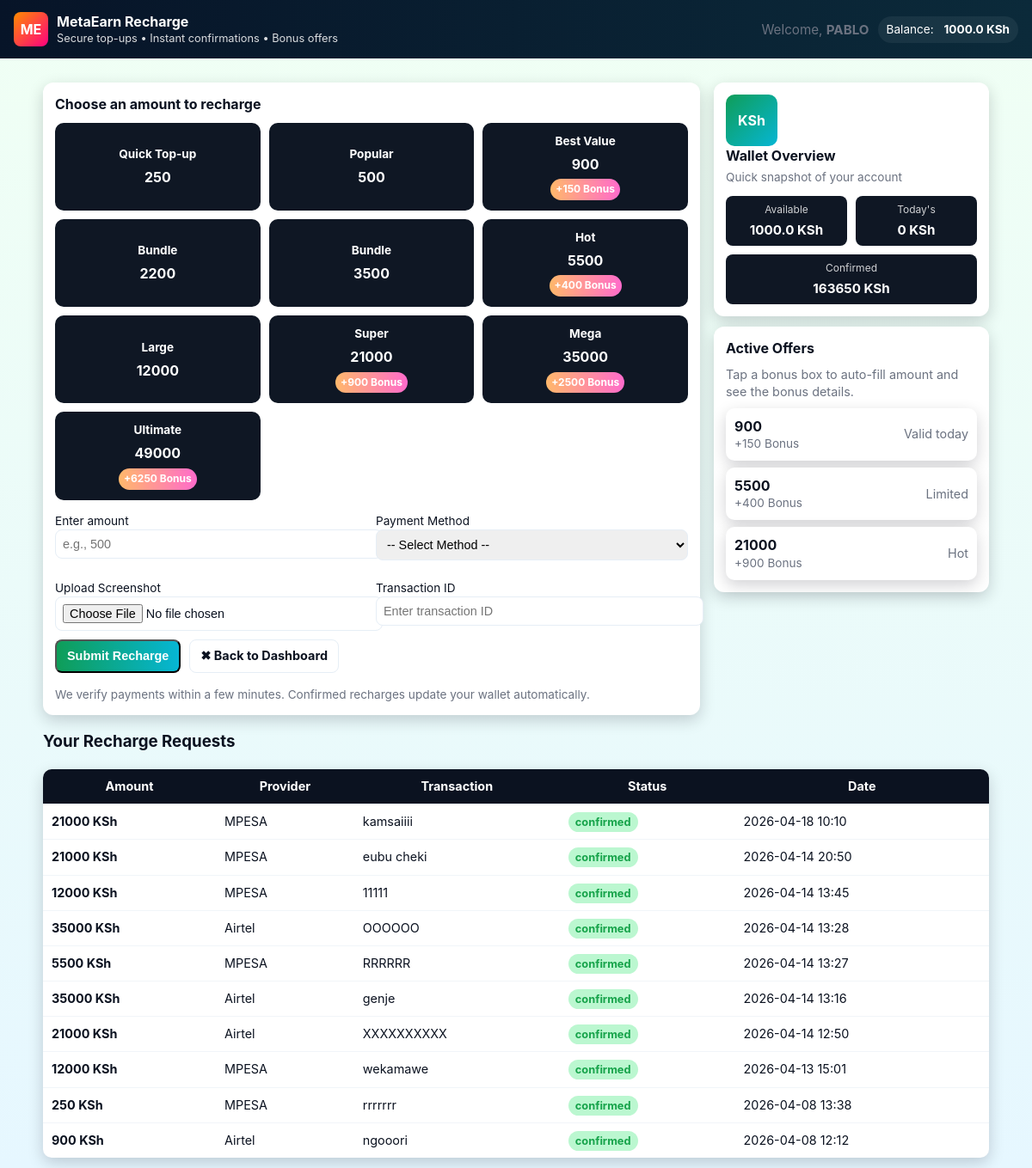
The page /recharge (signed in) on the database as committed earlier.
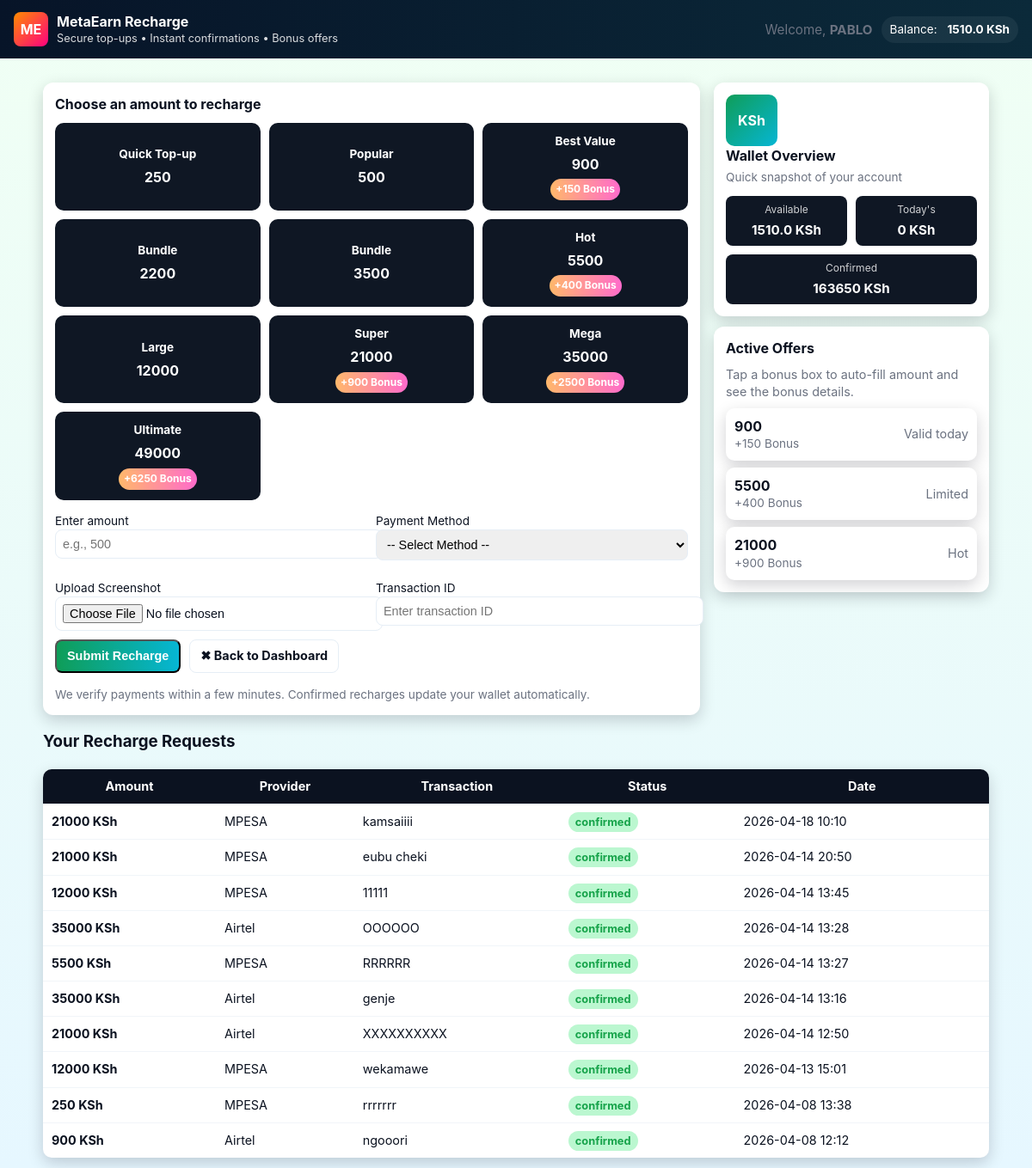
The same page on the database as committed later.
### models.py (models this page shows, shortened)
class User(db.Model, UserMixin):
    __tablename__ = "user"
    id = db.Column(db.Integer, primary_key=True)
    email = db.Column(db.String(120), unique=True, nullable=False)
    password = db.Column(db.String(200), nullable=False)
    is_admin = db.Column(db.Boolean, default=False, nullable=False)
    tutorial_seen = db.Column(db.Boolean, default=False, nullable=False)
    wallet_balance = db.Column(db.Float, default=0.0, nullable=False)
    total_views = db.Column(db.Integer, default=0, nullable=False)
    total_earnings = db.Column(db.Float, default=0.0, nullable=False)
    total_withdraw = db.Column(db.Float, default=0.0, nullable=False)
    total_recharge = db.Column(db.Float, default=0.0, nullable=False)
    profile_image = db.Column(db.String(200))
    last_checkin = db.Column(db.DateTime, nullable=True)
    referral_code = db.Column(
        db.String(20),
        unique=True,
        default=lambda: str(uuid.uuid4())[:8],
        nullable=False
    )
    referred_by = db.Column(db.Integer, db.ForeignKey("user.id"), nullable=True)
    referrals = db.relationship("User", backref=db.backref("referrer", remote_side=[id]))
    recharges = db.relationship("Recharge", back_populates="user", lazy=True)
    withdrawals = db.relationship("Withdrawal", back_populates="user", lazy=True)
    purchases = db.relationship("Purchase", back_populates="user", lazy=True)

class Recharge(db.Model):
    __tablename__ = "recharges"
    id = db.Column(db.Integer, primary_key=True, autoincrement=True)
    user_id = db.Column(db.Integer, db.ForeignKey("user.id"), nullable=False)
    amount = db.Column(db.Integer, nullable=False)
    provider = db.Column(db.String(50), nullable=False)
    transaction_id = db.Column(db.String(100), nullable=False)
    screenshot_filename = db.Column(db.String(200))
    status = db.Column(db.String(20), default="pending", nullable=False)
    created_at = db.Column(db.DateTime, default=db.func.now(), nullable=False)
    user = db.relationship("User", back_populates="recharges")

### app.py (the view, shortened to what this page needs)
@app.route("/recharge", methods=["GET", "POST"])
@login_required
def recharge():
    user = current_user
    now = datetime.utcnow()
    last_24h = now - timedelta(hours=24)
    todays_recharge = db.session.query(func.sum(Recharge.amount)).filter(
        Recharge.user_id == user.id,
        Recharge.status == "confirmed",
        Recharge.created_at >= last_24h
    ).scalar() or 0
    total_recharge = db.session.query(func.sum(Recharge.amount)).filter(
        Recharge.user_id == user.id,
        Recharge.status == "confirmed"
    ).scalar() or 0
    recharges = Recharge.query.filter_by(user_id=user.id).order_by(Recharge.created_at.desc()).all()
    return render_template(
        "recharge.html",
        user=user,
        recharges=recharges,
        todays_recharge=todays_recharge,
        total_recharge=total_recharge
    )

### app.py (called while the page is built)
@login_manager.user_loader
def load_user(user_id):
    return User.query.get(int(user_id))

@app.before_request
def restrict_admin_pages():
    if request.path.startswith("/admin"):
        if not current_user.is_authenticated:
            return redirect(url_for("login"))
        if not getattr(current_user, "is_admin", False):
            return "Unauthorized", 403

### templates/recharge.html (shortened to what this page needs)
<!DOCTYPE html>
<html lang="en">
<head>
</head>
<body>
  <header>
    <div class="brand">
      <div class="logo">ME</div>
      <div>
        <h1>MetaEarn Recharge</h1>
        <p>Secure top-ups • Instant confirmations • Bonus offers</p>
      </div>
    </div>
    <div class="header-actions">
      <div class="muted" style="font-size:0.95rem">Welcome, <strong>PABLO</strong></div>
      <div class="user">Balance: <strong style="margin-left:8px">{{ user.wallet_balance }} KSh</strong></div>
    </div>
  </header>
  <main class="wrap">
    <div class="top-row">
      <section class="panel" aria-labelledby="recharge-title">
        <h2 id="recharge-title">Choose an amount to recharge</h2>
        <div class="amount-grid" role="list" aria-label="Predefined recharge amounts">
          <div class="amount-box" role="listitem" tabindex="0" data-amount="250">
            <small>Quick Top-up</small>
            <div>250</div>
          </div>
          <div class="amount-box" role="listitem" tabindex="0" data-amount="500">
            <small>Popular</small>
            <div>500</div>
          </div>
          <div class="amount-box bonus" role="listitem" tabindex="0" data-amount="900" data-bonus="+150 Bonus">
            <small>Best Value</small>
            <div>900</div>
            <div class="bonus-tag">+150 Bonus</div>
          </div>
          <div class="amount-box" role="listitem" tabindex="0" data-amount="2200">
            <small>Bundle</small>
            <div>2200</div>
          </div>
          <div class="amount-box" role="listitem" tabindex="0" data-amount="3500">
            <small>Bundle</small>
            <div>3500</div>
          </div>
          <div class="amount-box bonus" role="listitem" tabindex="0" data-amount="5500" data-bonus="+400 Bonus">
            <small>Hot</small>
            <div>5500</div>
            <div class="bonus-tag">+400 Bonus</div>
          </div>
          <div class="amount-box" role="listitem" tabindex="0" data-amount="12000">
            <small>Large</small>
            <div>12000</div>
          </div>
          <div class="amount-box bonus" role="listitem" tabindex="0" data-amount="21000" data-bonus="+900 Bonus">
            <small>Super</small>
            <div>21000</div>
            <div class="bonus-tag">+900 Bonus</div>
          </div>
          <div class="amount-box bonus" role="listitem" tabindex="0" data-amount="35000" data-bonus="+2500 Bonus">
            <small>Mega</small>
            <div>35000</div>
            <div class="bonus-tag">+2500 Bonus</div>
          </div>
          <div class="amount-box bonus" role="listitem" tabindex="0" data-amount="49000" data-bonus="+6250 Bonus">
            <small>Ultimate</small>
            <div>49000</div>
            <div class="bonus-tag">+6250 Bonus</div>
          </div>
        </div>
        <form id="rechargeForm" action="{{ url_for('recharge') }}" method="post" enctype="multipart/form-data" novalidate>
          <div class="form-row">
            <div>
              <label for="amountInput">Enter amount</label>
              <input id="amountInput" name="amount" type="number" min="1" placeholder="e.g., 500" required />
            </div>
            <div>
              <label for="providerSelect">Payment Method</label>
              <select id="providerSelect" name="provider" required>
                <option value="">-- Select Method --</option>
              </select>
            </div>
          </div>
          <div class="form-row">
            <div>
              <label for="screenshot">Upload Screenshot</label>
              <input id="screenshot" name="screenshot" type="file" accept="image/*" required />
            </div>
            <div>
              <label for="transactionId">Transaction ID</label>
              <input id="transactionId" name="transaction_id" type="text" placeholder="Enter transaction ID" required />
            </div>
          </div>
          <div class="form-footer">
            <button type="submit" class="btn btn-primary">Submit Recharge</button>
            <a href="{{ url_for('dashboard') }}" class="btn btn-ghost" style="text-decoration:none">✖ Back to Dashboard</a>
            <div class="note">We verify payments within a few minutes. Confirmed recharges update your wallet automatically.</div>
          </div>
        </form>
      </section>
      <aside>
        <div class="wallet-card" role="region" aria-label="Wallet overview">
          <div class="wallet-left">
            <div class="wallet-badge">KSh</div>
            <div class="wallet-meta">
              <h3>Wallet Overview</h3>
              <p class="muted">Quick snapshot of your account</p>
            </div>
          </div>
          <div class="wallet-stats">
            <div class="stat">
              <small>Available</small>
              <strong>{{ user.wallet_balance }} KSh</strong>
            </div>
            <div class="stat">
              <small>Today's</small>
              <strong>{{ todays_recharge }} KSh</strong>
            </div>
            <div class="stat">
              <small>Confirmed</small>
              <strong>{{ total_recharge }} KSh</strong>
            </div>
          </div>
        </div>
        <div style="height:12px"></div>
        <div class="panel" aria-labelledby="offers-title">
          <h2 id="offers-title">Active Offers</h2>
          <p class="muted" style="margin:0 0 8px 0">Tap a bonus box to auto-fill amount and see the bonus details.</p>
          <ul style="margin:0;padding:0;list-style:none;display:flex;flex-direction:column;gap:8px">
            <li style="background:#fff;padding:10px;border-radius:10px;box-shadow:var(--shadow);display:flex;justify-content:space-between;align-items:center">
              <div><strong>900</strong><div class="muted" style="font-size:0.85rem">+150 Bonus</div></div>
              <div class="muted">Valid today</div>
            </li>
            <li style="background:#fff;padding:10px;border-radius:10px;box-shadow:var(--shadow);display:flex;justify-content:space-between;align-items:center">
              <div><strong>5500</strong><div class="muted" style="font-size:0.85rem">+400 Bonus</div></div>
              <div class="muted">Limited</div>
            </li>
            <li style="background:#fff;padding:10px;border-radius:10px;box-shadow:var(--shadow);display:flex;justify-content:space-between;align-items:center">
              <div><strong>21000</strong><div class="muted" style="font-size:0.85rem">+900 Bonus</div></div>
              <div class="muted">Hot</div>
            </li>
          </ul>
        </div>
      </aside>
    </div>
    <section class="history" aria-labelledby="history-title">
      <h3 id="history-title">Your Recharge Requests</h3>
      <table class="table" role="table" aria-label="Recharge history">
        <thead>
          <tr>
            <th>Amount</th>
            <th>Provider</th>
            <th>Transaction</th>
            <th>Status</th>
            <th>Date</th>
          </tr>
        </thead>
        <tbody>
          {% if recharges|length == 0 %}
            <tr><td colspan="5" style="text-align:center;padding:18px;color:var(--muted)">No recharge requests yet.</td></tr>
          {% else %}
            {% for r in recharges %}
              <tr role="row">
                <td>
                  <div class="row-flex">
                    <div><strong>{{ r.amount }} KSh</strong></div>
                  </div>
                </td>
                <td>{{ r.provider }}</td>
                <td>{{ r.transaction_id }}</td>
                <td>
                  {% set s = r.status.lower() %}
                  <span class="status {{ s }}">{{ r.status }}</span>
                </td>
                <td>{{ r.created_at.strftime('%Y-%m-%d %H:%M') }}</td>
              </tr>
            {% endfor %}
          {% endif %}
        </tbody>
      </table>
    </section>
  </main>
</body>
</html>

### templates/recharge.html (style rules this page uses)
:root { --bg-1:#f0fff4; --bg-2:#e6f7ff; --card:#ffffff; --muted:#6b7280; --accent-1:#0f9d58; --accent-2:#2196f3; --success:#16a34a; --warning:#f59e0b; --danger:#ef4444; --text:#0b1220; --radius:12px; --shadow:0 6px 18px rgba(2,6,23,0.18); --max-width:1100px; }
html,body { height:100%;margin:0;padding:0 }
body { font-family: Inter,"Segoe UI",Roboto,Arial,sans-serif; background:linear-gradient(180deg,var(--bg-1),var(--bg-2)); color:var(--text); line-height:1.4; }
header { background:linear-gradient(90deg,#071428,#0b2a3a); color:#fff; padding:14px 16px; display:flex;justify-content:space-between;align-items:center; }
.brand { display:flex;align-items:center;gap:10px }
.logo { width:40px;height:40px;border-radius:8px;background:linear-gradient(135deg,#ff8c00,#ff0080); display:flex;align-items:center;justify-content:center;font-weight:700;color:#fff }
.brand h1 { font-size:1rem;margin:0 }
.brand p { margin:0;font-size:0.8rem;color:rgba(255,255,255,0.85) }
.header-actions { display:flex;gap:10px;align-items:center }
.header-actions .user { background:rgba(255,255,255,0.06);padding:6px 10px;border-radius:999px;font-size:0.85rem }
.wrap { max-width:var(--max-width);margin:16px auto;padding:12px }
.top-row { display:grid;grid-template-columns:1fr;gap:16px }
@media (min-width:768px) { .top-row { grid-template-columns:1fr 320px } }
.wallet-card { background:#fff;border-radius:var(--radius);padding:14px;box-shadow:var(--shadow); display:flex;flex-wrap:wrap;gap:12px;align-items:center;justify-content:space-between }
.wallet-badge { width:60px;height:60px;border-radius:10px;background:linear-gradient(135deg,var(--accent-1),#06b6d4); color:#fff;display:flex;align-items:center;justify-content:center;font-weight:700 }
.wallet-meta h3 { margin:0;font-size:1rem }
.wallet-meta p { margin:4px 0 0;color:var(--muted);font-size:0.85rem }
.wallet-stats { display:flex;flex-wrap:wrap;gap:10px }
.stat { background:#0f1724;color:#fff;padding:8px 12px;border-radius:8px;text-align:center;flex:1;min-width:90px }
.stat small { display:block;font-size:0.75rem;color:rgba(255,255,255,0.8) }
.stat strong { display:block;font-size:0.95rem;margin-top:4px }
.panel { background:#fff;border-radius:var(--radius);padding:14px;box-shadow:var(--shadow) }
.panel h2 { margin:0 0 10px;font-size:1rem }
.amount-grid { display:grid;grid-template-columns:repeat(2,1fr);gap:10px;margin-bottom:12px }
@media (min-width:768px) { .amount-grid { grid-template-columns:repeat(3,1fr) } }
.amount-box { background:#0f1724;color:#fff;padding:12px;border-radius:10px;text-align:center;font-weight:700; cursor:pointer;transition:transform .18s;display:flex;flex-direction:column;gap:6px;align-items:center;justify-content:center }
.amount-box small { font-size:0.85rem }
.amount-box .bonus-tag { background:linear-gradient(90deg,#ffb86b,#ff6bcb);padding:4px 6px;border-radius:999px;font-size:0.75rem }
.amount-box.bonus { animation:heartbeat 1.6s infinite }
form .form-row { display:grid;grid-template-columns:1fr;gap:10px;margin-bottom:10px }
@media (min-width:768px) { form .form-row { grid-template-columns:1fr 1fr } }
label { font-size:0.85rem;margin-bottom:4px }
input,select { width:100%;padding:8px;border-radius:8px;border:1px solid #e6eef6;font-size:0.9rem }
.btn { padding:8px 12px;border-radius:8px;font-weight:700;font-size:0.9rem;cursor:pointer }
.btn-primary { background:linear-gradient(90deg,var(--accent-1),#06b6d4);color:#fff }
.btn-ghost { background:transparent;border:1px solid #e6eef6;color:var(--text) }
.form-footer { display:flex;flex-wrap:wrap;gap:10px;margin-top:8px }
.note { font-size:0.85rem;color:var(--muted);margin-top:6px }
.history { margin-top:16px }
.table { width:100%;border-collapse:collapse;border-radius:10px;overflow:hidden;box-shadow:var(--shadow);background:#fff }
.table thead th { padding:10px;background:#0b1220;color:#fff;font-size:0.9rem }
.table tbody td { padding:10px;border-top:1px solid #f1f5f9;font-size:0.9rem;color:#0b1220 }
.status { padding:4px 8px;border-radius:999px;font-weight:700;font-size:0.8rem }
.status.confirmed { background:#bbf7d0;color:var(--success) }
.muted { color:var(--muted);font-size:0.9rem }

Rows that differ between the two databases and show on the page:
changed User: wallet_balance "1000.0" → "1510.0"
